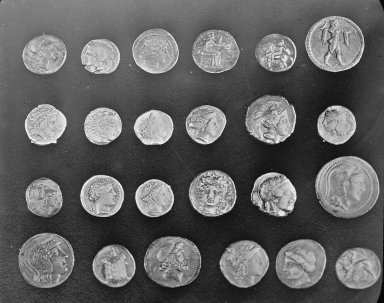
#> input picture skimage.data.coins(), 384 x 303 px; the run also reads 1 picture not shown here
$ jupyter execute --allow-errors 07IP1.ipynb
#> lines starting #> are read from the running program, lines starting #| are printed output that depends on the picture; after the words box and inside, x2 and y2 are one past the last pixel; in counts of white or black regions, pixels touching at a corner belong together
# **07 Image Processing I**

## **<span style='color:#EA7500	'>Digital Image in skimage</span>**

[cell 1]
from skimage import data
import matplotlib.pyplot as plt
import numpy as np

coins = data.coins()
#> coins is the input picture: shape (303, 384); min 1, max 252, mean 96.9
print(coins)
#> (printed output is left out)
print('Type: ', type(coins))
#| Type:  <class 'numpy.ndarray'>
print('dtype: ', coins.dtype)
#| dtype:  uint8
print('shape: ', coins.shape)
#| shape:  (303, 384)

plt.imshow(coins, cmap='gray')
plt.show()

## **<span style='color:#EA7500	'>Binary Image</span>**

[cell 2]
x = np.array([[1,1,0,0,0,0],
              [0,0,1,0,0,0],
              [0,0,1,0,0,0],
              [0,0,0,1,0,0],
              [0,0,0,1,1,0],
              [0,0,0,0,0,1]])
plt.imshow(x, cmap='gray')
plt.show()

## **<span style='color:#EA7500	'>Grayscale Image</span>**

[cell 3]
import matplotlib.patches as patches

fig, ax = plt.subplots()
ax.imshow(coins, cmap='gray')
rect = patches.Rectangle((35, 35), 10, 10, linewidth=1, edgecolor='r', facecolor='none')
ax.add_patch(rect)

print(coins[35:45,35:45])
#| [[104 102 102 102 103 116 129 127 141 148]
#|  [103 109 115 123 132 141 166 166 159 157]
#|  [125 137 141 146 156 156 163 159 157 158]
#|  [150 160 156 154 163 160 148 142 149 158]
#|  [155 159 153 153 167 143 140 146 150 148]
#|  [179 161 165 152 149 155 148 151 207 155]
#|  [181 164 164 166 160 152 156 179 185 163]
#|  [181 168 163 171 164 171 170 179 149 150]
#|  [176 173 167 163 166 183 174 156 140 136]
#|  [170 173 173 160 181 179 164 144 152 131]]

## **<span style='color:#EA7500	'>RGB (Color) Image</span>**

[cell 4]
astronaut = data.astronaut()
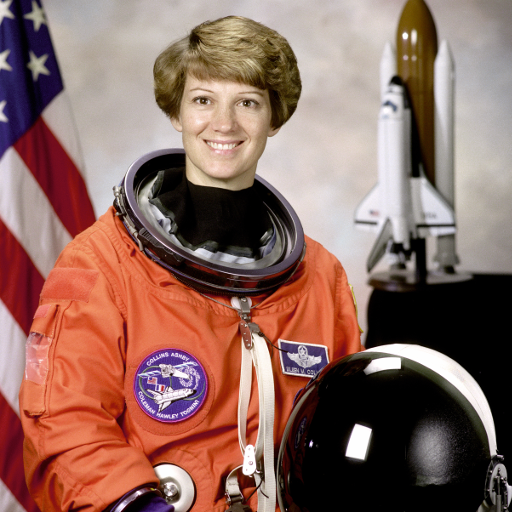
#> input picture skimage.data.astronaut(), 512 x 512 px
#> astronaut is the input picture: shape (512, 512, 3); mean R, G, B 141.6, 105.8, 96.5

print('Type: ', type(astronaut))
#| Type:  <class 'numpy.ndarray'>
print('dtype: ', astronaut.dtype)
#| dtype:  uint8
print('shape: ', astronaut.shape)
#| shape:  (512, 512, 3)
print(astronaut)
#> (printed output is left out)

plt.imshow(astronaut)
plt.show()

## **<span style='color:#EA7500	'>Image Processing</span>**

[cell 5]
x = np.array([[[255,0,0]]])
plt.imshow(x)
plt.show()

[cell 6]
cat = data.chelsea()
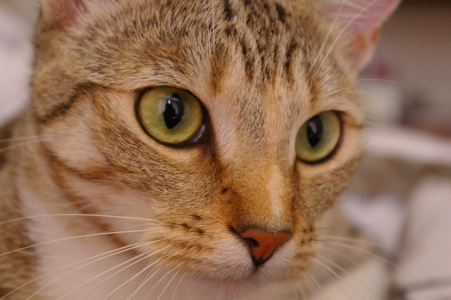
#> input picture skimage.data.chelsea(), 451 x 300 px
#> cat is the input picture: shape (300, 451, 3); mean R, G, B 147.7, 111.4, 86.8
print("Shape:", cat.shape)
#| Shape: (300, 451, 3)

plt.imshow(cat)
plt.show()

[cell 7]
# TODO
# cat[10:110, 10:110,...] = [...]  # [red, green, blue]

cat[10:110, 10:110, :] = [255, 0, 0]
#> cat: shape (300, 451, 3); 7.39% of pixels changed, all inside (x1, y1, x2, y2) = (10, 10, 110, 110)
plt.imshow(cat)
plt.show()

## **<span style='color:#EA7500	'>Image I/O</span>**

[cell 8]
from skimage import io
deer = io.imread('deer.jpg')
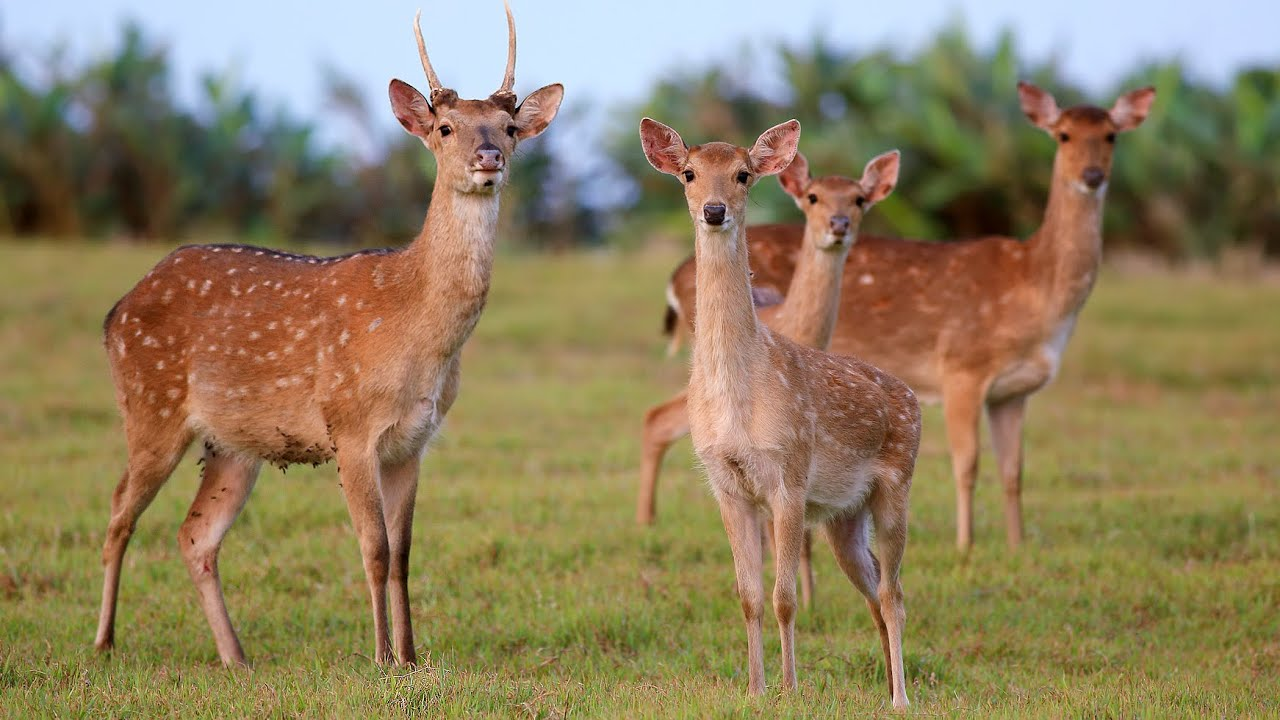
#> input picture 07/07-IP1_Images/deer.jpg, 1280 x 720 px, found by its file name
#> deer is the input picture: shape (720, 1280, 3); mean R, G, B 143.4, 128.2, 95.3
gray_deer = io.imread('deer.jpg', as_gray=True)
#> gray_deer: shape (720, 1280) float64; min 0.000565, max 0.986, mean 0.506

io.imsave('deer1.jpg', deer)
io.imsave('deer2.png', gray_deer)

## **<span style='color:#EA7500	'>Displaying Images</span>**

[cell 9]
import matplotlib.pyplot as plt
plt.imshow(deer)
plt.show()
plt.imshow(gray_deer)
plt.show()
plt.imshow(gray_deer, cmap='gray')
plt.show()

## **<span style='color:#EDA0A9	'>Exercise 1 (5 mins)</span>**

[cell 10]
from skimage import io
kuo = io.imread('kuo.jpg') #(384, 286, 3)
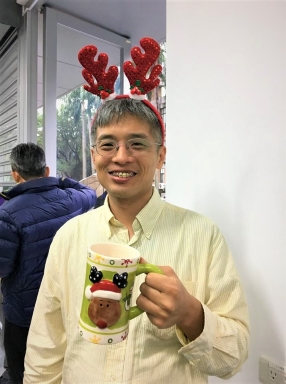
#> input picture 07/07-IP1_Images/kuo.jpg, 286 x 384 px, found by its file name
#> kuo is the input picture: shape (384, 286, 3); mean R, G, B 174.7, 164.5, 151.5
deer = io.imread('deer.jpg') #(720, 1280, 3)
print(kuo.shape, deer.shape)
#| (384, 286, 3) (720, 1280, 3)

#> (the rest of this cell did not finish here and is left out)

## **<span style='color:#EDA0A9	'>Exercise 2 (5 mins)</span>**

[cell 11]
balloon = io.imread("balloon.jpg")
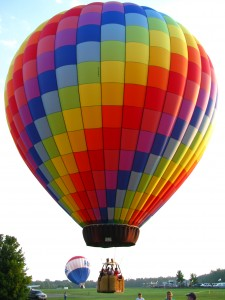
#> input picture 07/07-IP1_Images/balloon.jpg, 225 x 300 px, found by its file name
#> balloon is the input picture: shape (300, 225, 3); mean R, G, B 170.1, 140.5, 129.3
print(balloon.shape)
#| (300, 225, 3)
balloon[...] = 0
#> balloon: shape (300, 225, 3); every value is 0
balloon[...]= 0
plt.imshow(balloon)
plt.show()

[cell 12]
import skimage
from skimage import io, img_as_float, color
import matplotlib.pyplot as plt

#> (the rest of this cell did not finish here and is left out)

## **<span style='color:#EDA0A9	'>Exercise 3 (5 mins)</span>**

[cell 13]
import skimage
from skimage import img_as_float
balloon = io.imread("balloon.jpg")
balloon = img_as_float(balloon)
plt.figure(figsize=(10,8))

balloon_gray1 = ...
balloon_gray2 = ...
balloon_gray3 = ...

plt.subplot(1, 4, 1)
plt.imshow(balloon)
plt.subplot(1, 4, 2)
#> (the rest of this cell did not finish here and is left out)

## **<span style='color:#EA7500	'>Image Addition</span>**

[cell 14]
camera = data.camera()
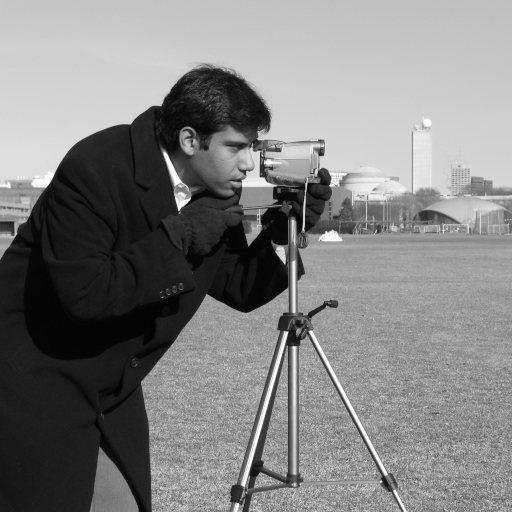
#> input picture skimage.data.camera(), 512 x 512 px
#> camera is the input picture: shape (512, 512); min 0, max 255, mean 129.1
camera50 = camera + 10
plt.figure(figsize=(20,20))
plt.subplot(1, 2, 1)
plt.imshow(camera, cmap="gray")
plt.subplot(1, 2, 2)
plt.imshow(camera50, cmap="gray")
plt.setp(plt.gcf().get_axes(), xticks=[], yticks=[])
plt.show()

[cell 15]
plt.figure(figsize=(10,10))
plt.subplot(1, 2, 1)
plt.imshow(camera[100:200, 410:440], cmap="gray")
plt.subplot(1, 2, 2)
plt.imshow(camera50[100:200, 410:440], cmap="gray")
plt.setp(plt.gcf().get_axes(), xticks=[], yticks=[])
plt.show()

print(camera[100:200, 410:440])
#> (printed output is left out)
print(camera50[100:200, 410:440])
#> (printed output is left out)

## **<span style='color:#EA7500	'>Integers can overflow</span>**

[cell 16]
from skimage import img_as_float

camera_float = img_as_float(camera)
print(camera.max(), camera_float.max())
#| 255 1.0
camera_float_15 = camera_float*1.5
print(camera_float_15.max())
#| 1.5

plt.subplot(1, 2, 1)
plt.imshow(camera_float_15, cmap="gray")
plt.subplot(1, 2, 2)
plt.imshow(camera_float_15, vmax=1, cmap="gray")
plt.setp(plt.gcf().get_axes(), xticks=[], yticks=[])
plt.show()

## **<span style='color:#EA7500	'>Image Multiplication</span>**

[cell 17]
camera_float_15 = camera_float*1.5
plt.subplot(1, 3, 1)
plt.imshow(camera,cmap='gray')
plt.axis('off')
plt.subplot(1, 3, 2)
plt.imshow(camera_float_15,cmap='gray')
plt.axis('off')
plt.subplot(1, 3, 3)
plt.imshow(camera_float_15, vmax=1,cmap='gray')
plt.axis('off')
plt.show()

## **<span style='color:#EA7500	'>Image Addition</span>**

[cell 18]
from skimage import transform

rice = io.imread("rice.jpg")
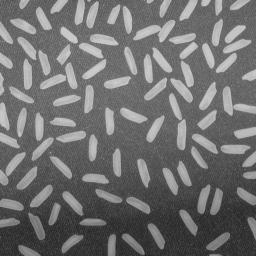
#> input picture 07/07-IP1_Images/rice.jpg, 256 x 256 px, found by its file name
#> rice is the input picture: shape (256, 256); min 25, max 213, mean 111.2
rice = transform.resize(rice, (512,512))
#> rice: shape (512, 512) float64
addition = rice + camera_float

plt.figure(figsize=(20,20))
plt.subplot(1, 3, 1)
plt.imshow(rice, cmap="gray")
plt.subplot(1, 3, 2)
plt.imshow(camera_float, cmap = "gray")
plt.subplot(1, 3, 3)
plt.imshow(addition, cmap="gray")
plt.setp(plt.gcf().get_axes(), xticks=[], yticks=[])
plt.show()

## **<span style='color:#EA7500	'>Image Subtraction</span>**

[cell 19]
road = io.imread("highway1.jpg")
car_on_road = io.imread("highway2.jpg")
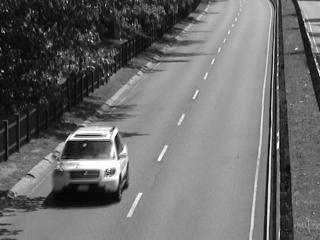
#> input picture 07/07-IP1_Images/highway2.jpg, 320 x 240 px, found by its file name
#> car_on_road is the input picture: shape (240, 320); min 0, max 255, mean 107.1


road = img_as_float(road)
car_on_road = img_as_float(car_on_road)
car = car_on_road-road


car_mask = car > 0.3
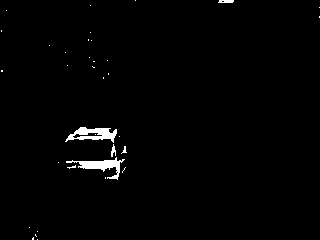
#> car_mask: shape (240, 320) bool; 1.3% white; 35 white regions (30 under 20 px), largest, box (x1, y1, x2, y2) and area: (65, 127, 117, 143) 430, (66, 157, 125, 180) 420, (218, 0, 234, 3) 43, (111, 144, 116, 157) 37, (121, 146, 127, 154) 20

plt.figure(figsize=(10,8))
plt.subplot(2, 2, 1)
plt.imshow(car_on_road, cmap="gray")
plt.subplot(2, 2, 2)
plt.imshow(road, cmap="gray")
plt.subplot(2, 2, 3)
plt.imshow(car, cmap="gray")
plt.subplot(2, 2, 4)
plt.imshow(car_mask, cmap="gray")
plt.show()

## **<span style='color:#EA7500	'>Image Rotation</span>**

[cell 20]
from skimage import transform, data
camera = data.camera()
rotate_camera = transform.rotate(camera, 30, resize=False, order=1)
rotate_camera_resize = transform.rotate(camera, 30, resize=True, order=1)
# order: https://scikit-image.org/docs/dev/api/skimage.transform.html#skimage.transform.warp

plt.figure(figsize=(10,8))
plt.subplot(1, 3, 1)
plt.imshow(camera, cmap="gray")
plt.subplot(1, 3, 2)
plt.imshow(rotate_camera, cmap="gray")
plt.subplot(1, 3, 3)
plt.imshow(rotate_camera_resize, cmap="gray")
plt.show()

## **<span style='color:#EA7500	'>transform.AffineTransform()</span>**

[cell 21]
tform = transform.AffineTransform(
            scale=(2, 4),
            rotation=-np.pi/3,
            shear=np.pi/6,
            translation=(-400, 200)
        )
print(tform.params)
tf_camera = transform.warp(camera, tform)
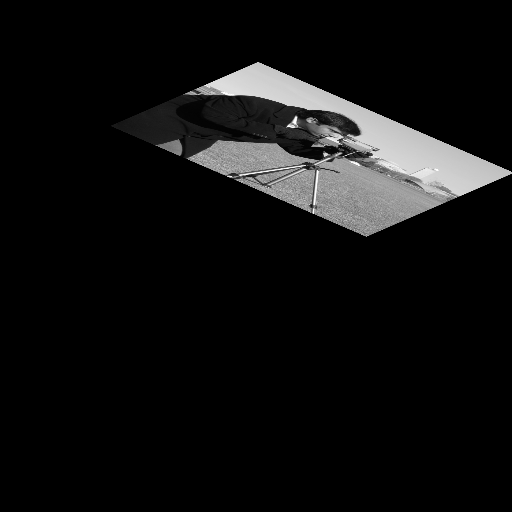
#> tf_camera: shape (512, 512) float64; min 0, max 1, mean 0.0633

plt.imshow(tf_camera, cmap='gray')
plt.show()
